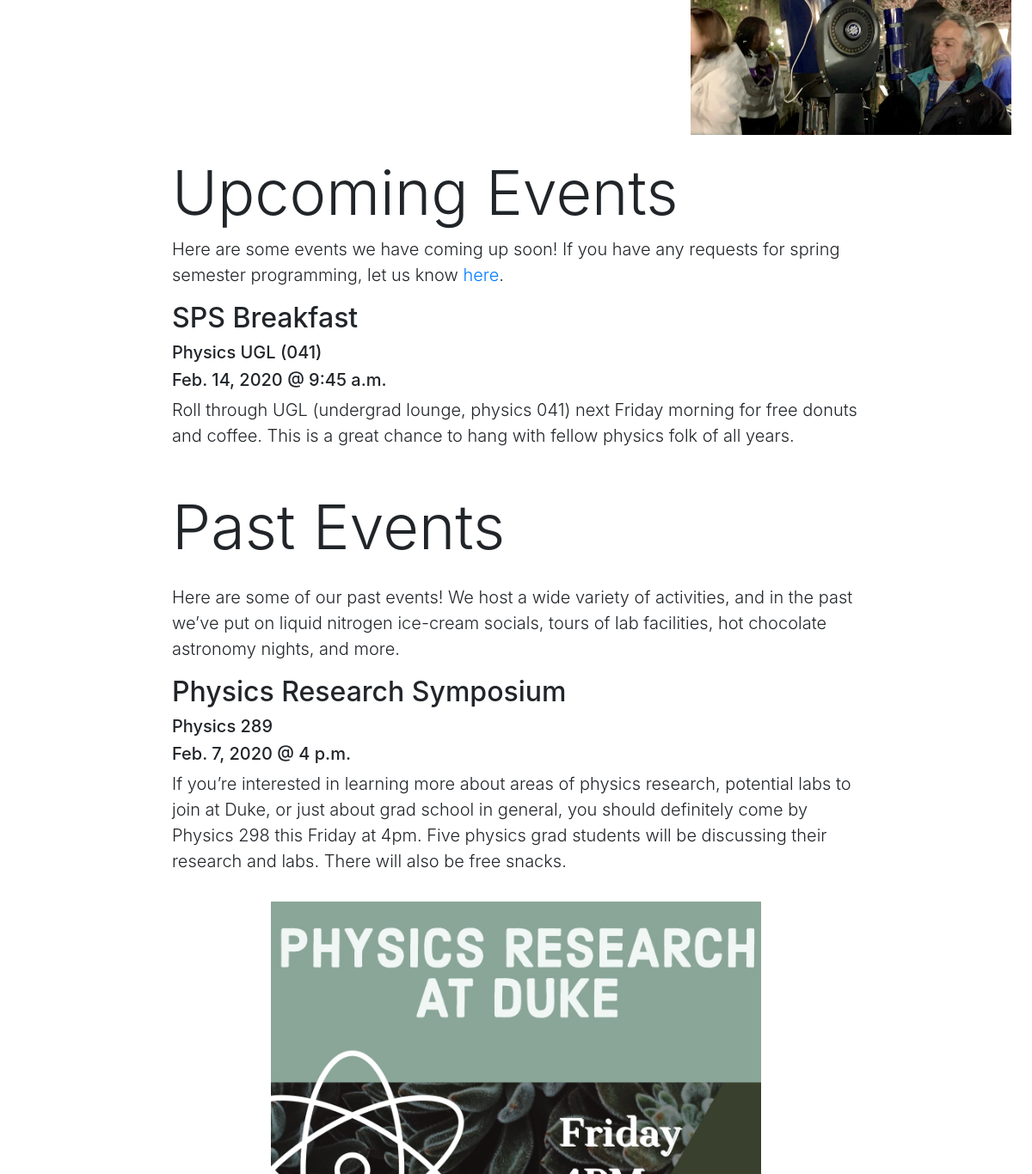
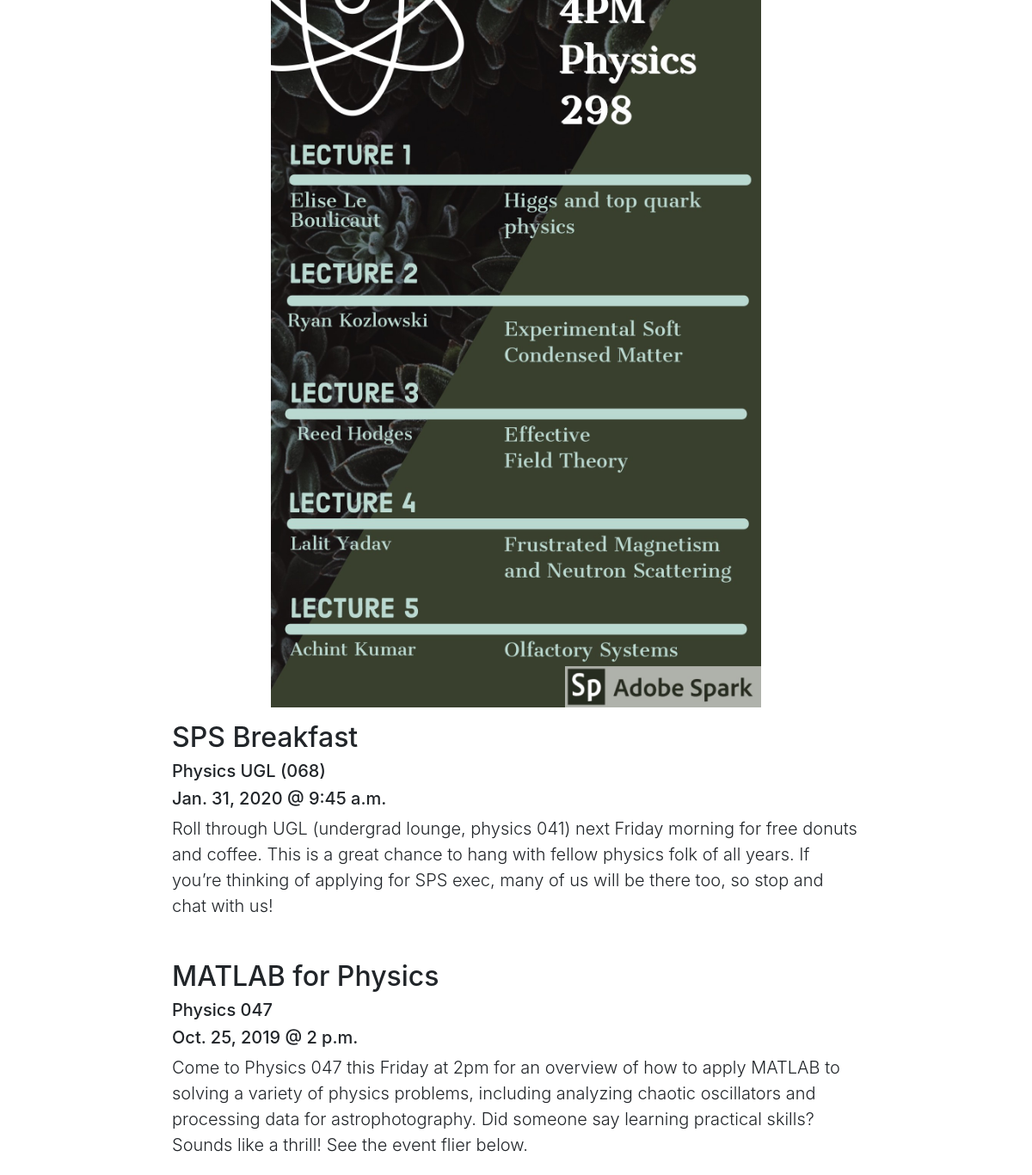
Page /events/ (middle part) on the earlier database version (2 pictures, top to bottom).
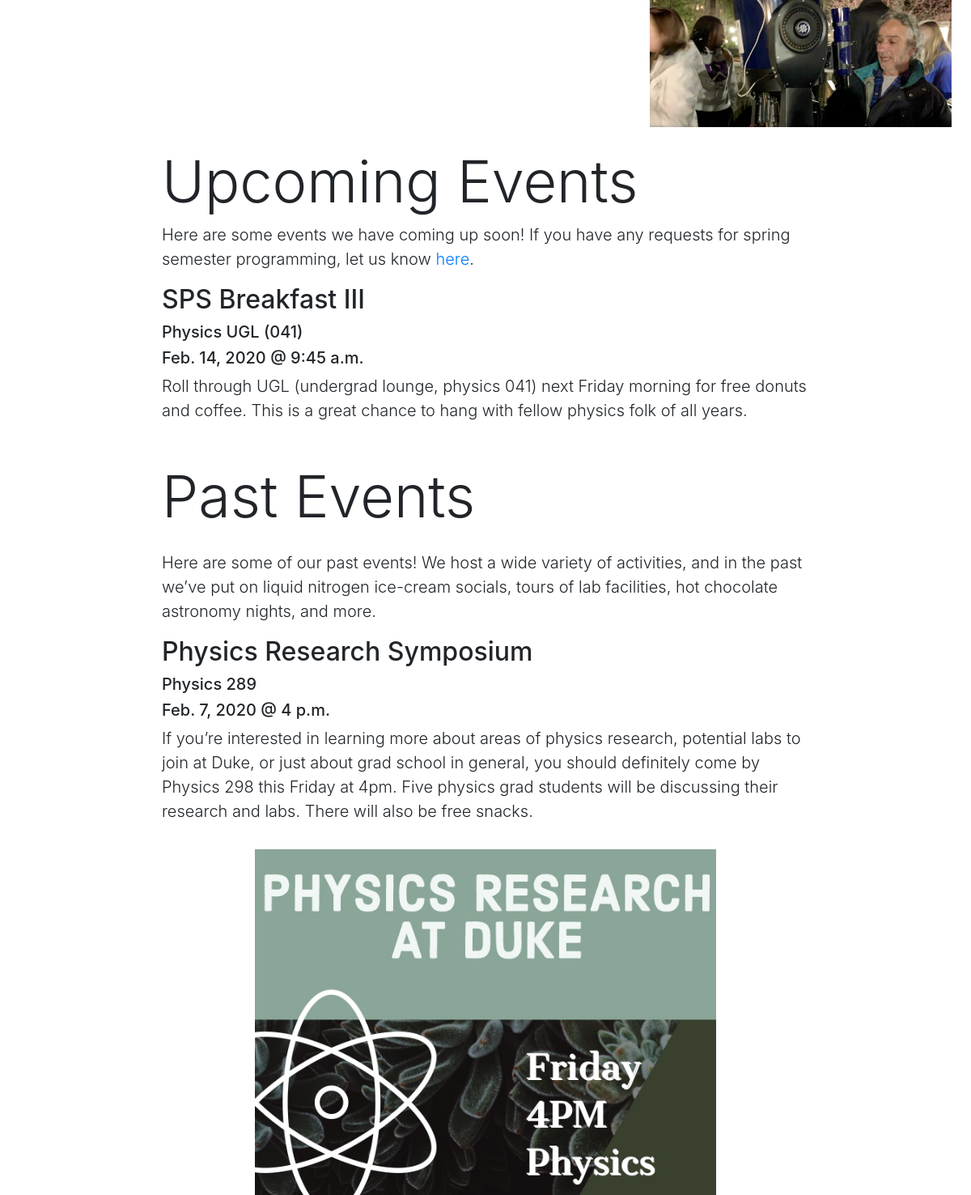
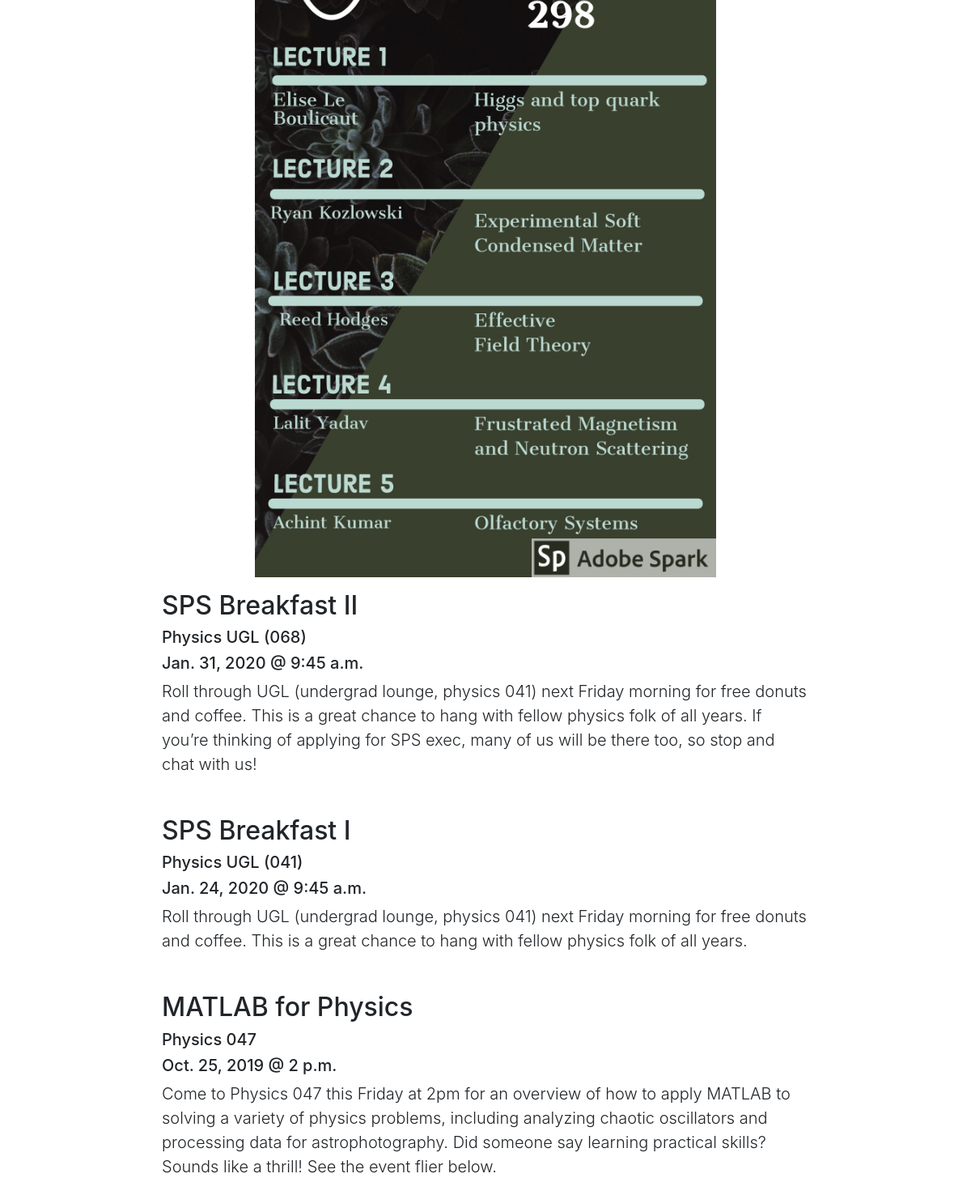
Same page on the later database version (2 pictures, top to bottom).
### homepage/models.py (models this page shows, shortened)
class EventImage(models.Model):
    associated_event = models.ForeignKey(Event, on_delete=models.CASCADE)
    image = models.ImageField()
    caption = models.TextField(default='', blank=True)

class Event(models.Model):
    title = models.CharField(max_length=500)
    description = models.TextField()
    location = models.CharField(max_length=500)
    date = models.DateField()
    time = models.TimeField(blank=True)
    display = models.IntegerField(default=1)

### homepage/views.py (the view)
# urls.py: path('events/', views.events, name='home'),
def events(request):
    events = [(a,a.eventimage_set.all().first()) for a in Event.objects.filter(display=1).order_by('date')]
    context = {
        'events':events,
        'events_reversed':events[::-1],
        'photos':EventImage.objects.filter(associated_event__title = "Generic Past Event"),
        'today':datetime.date.today
    }
    return render(request, 'homepage/events.html', context)

### homepage/templates/homepage/events.html (shortened to what this page needs)
{% extends 'homepage/base.html' %}
{% load static %}
{% block pre %}
    <div class="container-fluid d-none d-md-block">
        <div class="row px-3">
            {% for photo in photos %}
                <div class="col-md-4 px-2">
                    <img class="img-fluid py-2" src="{{photo.image.url}}">
                </div>
            {% endfor %}
        </div>
    </div>
{% endblock %}
{% block main %}
    <h3 class="display-3 pt-3">Upcoming Events</h3>
    <p class="lead">Here are some events we have coming up soon! If you have any requests for spring semester programming, let us know <a href="https://docs.google.com/forms/d/e/1FAIpQLSfxrwkgbhRk5Pp5SK_bWAe4BcmhFWQ4OAi0EErdaLMWzBaZQw/viewform">here</a>.</p>
    {% for event,image in events %}
        {% if event.date >= today %}
            <div class="anchor" id = '{{event.title}}'></div>
            <h2>{{event.title}}</h2>
            <h5>{{event.location}}</h5>
            <h5>{{event.date}} @ {{event.time}}</h5>
            <p class="lead">{{event.description|safe}}</p>
            <div class="col-lg-9 mx-auto d-block">
            </div>
        {% endif %}
    {% endfor %}
    <h3 class="display-3">Past Events</h3>
    <p class="lead pt-3">Here are some of our past events! We host a wide variety of activities, and in the past we’ve put on liquid nitrogen ice-cream socials, tours of lab facilities, hot chocolate astronomy nights, and more.</p>
    {% for event,image in events_reversed %}
        {% if event.date < today %}
            <div class="anchor" id = '{{event.title}}'></div>
            <h2>{{event.title}}</h2>
            <h5>{{event.location}}</h5>
            <h5>{{event.date}} @ {{event.time}}</h5>
            <p class="lead">{{event.description|safe}}</p>
            <div class="col-lg-9 mx-auto d-block">
                <img class="img-fluid py-3" src="{{image.image.url}}">
            </div>
        {% endif %}
    {% endfor %}
{% endblock %}

### homepage/templates/homepage/base.html (shortened to what this page needs)
    {% load static %}
    <!doctype html>
    <html lang="en">
        <head>
            <link rel="stylesheet" href="https://stackpath.bootstrapcdn.com/bootstrap/4.4.1/css/bootstrap.min.css">
        </head>
    <body>
        {% block pre %}{% endblock %}
        <div class="container-fluid">
            <div class="mx-auto rcol1">
                {% block main %}{% endblock %}
            </div>
        </div>
    </body>
</html>

### homepage/templates/homepage/base.html (style rules this page uses)
body { padding-top: 100px; }
.rcol1 { max-width: 800px; }
.anchor { padding-top: 88px; margin-top: -88px; }

Differences in the rows shown:
changed Event: title "SPS Breakfast" → "SPS Breakfast III"
changed Event "Physics UGL (068)": title "SPS Breakfast" → "SPS Breakfast II"
added Event: title "SPS Breakfast I", location "Physics UGL (041)", date "Jan. 24, 2020", time "9:45 a.m.", description "Roll through UGL (undergrad lounge, physics 041) next Friday morning for free donuts and coffee. This is a great chance to hang with fellow physics folk of all years.", shown under "Past Events"
